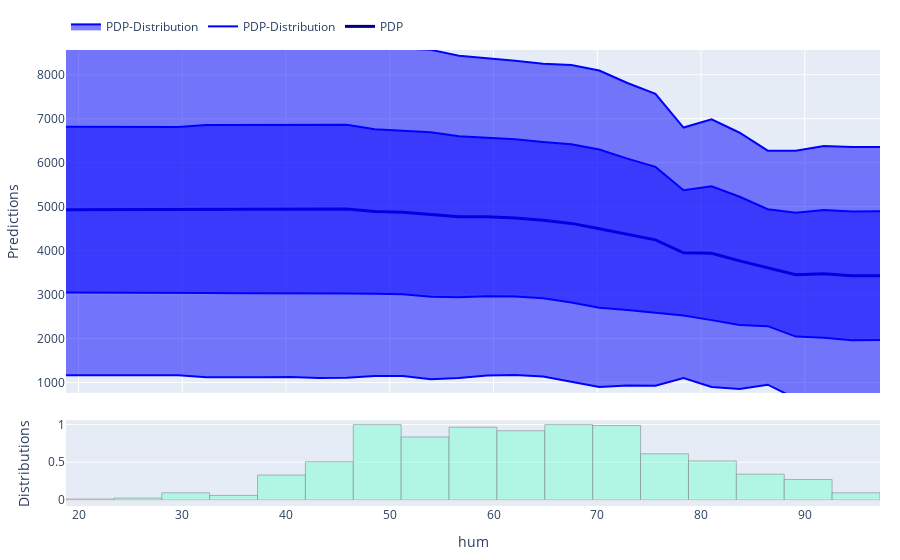

Notebook code cell kept with this figure:
### Markdown cell above
# VISUALIZATION

### Code cell
USE_MATPLOTLIB = False

# Explaining PDP
visualization = explainer.visualize_doubleplot(
    explanations=[
        # "real-prediction",
        "histogram",
        "distribution",
        # "ice",
        "pdp",
        "pdp-d",
    ],
    matplotlib=USE_MATPLOTLIB,
)

visualization.show()
